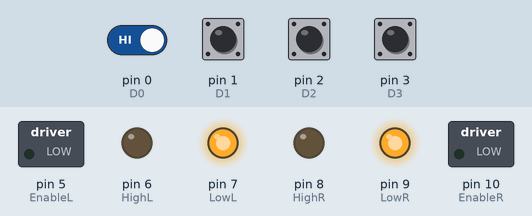
Simulated run of this sketch. Board: Arduino Uno, built with avr-gcc and run on an emulated ATmega328P. On the bench: switched loads named in the sketch (green lamp = pin HIGH), output pins drawn as LEDs (lit = HIGH). Inputs (shaded band) come from the test bench; at power-on: pin 0 (D0), pin 1 (D1), pin 2 (D2), pin 3 (D3) HIGH.

Above: at 1.2 s.
1.3 s: pin 3 (D3) pulled LOW for 0.15 s
At 2.1 s:
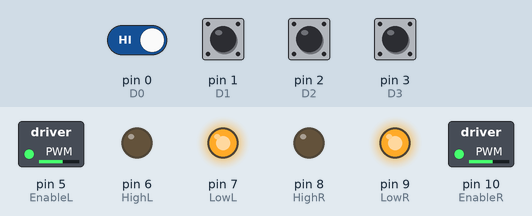
4.4 s: pin 0 (D0) driven LOW and pin 3 (D3) driven LOW
7.4 s: pin 1 (D1) pulled LOW for 0.15 s
At 8.7 s:
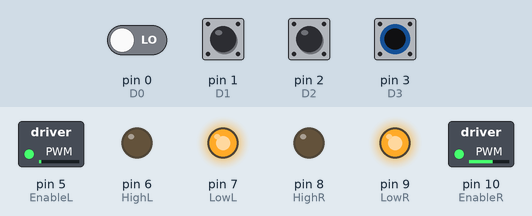
9.0 s: pin 2 (D2) pulled LOW for 0.15 s
At 9.07 s:
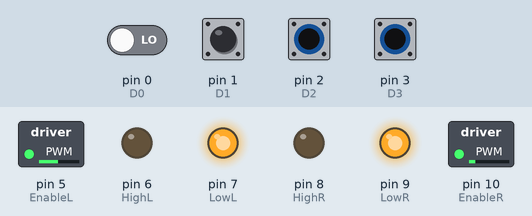
10.6 s: pin 0 (D0) driven HIGH
At 12.4 s:
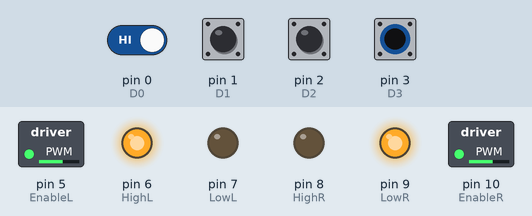
13.6 s: pin 0 (D0) driven LOW
At 14.7 s:
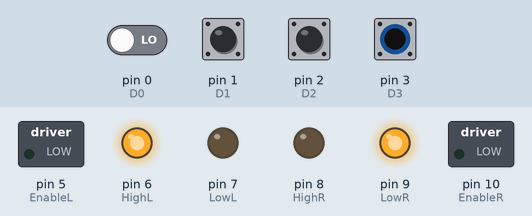
Timing chart, 0 to 17.2 s (numbered marks = the images above; inputs shaded):
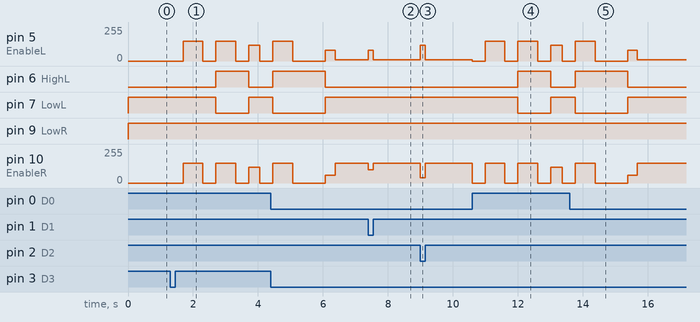

The sketch:

car.ino
```cpp
int i =0;
unsigned long int j =0;

const int EnableL = 5;
const int HighL = 6;       // LEFT SIDE MOTOR
const int LowL =7;

const int EnableR = 10;
const int HighR = 8;       //RIGHT SIDE MOTOR
const int LowR =9;

const int D0 = 0;       //Raspberry pin 21    LSB
const int D1 = 1;       //Raspberry pin 22
const int D2 = 2;       //Raspberry pin 23
const int D3 = 3;       //Raspberry pin 24    MSB

int a,b,c,d,data;


void setup() {

pinMode(EnableL, OUTPUT);
pinMode(HighL, OUTPUT);
pinMode(LowL, OUTPUT);


pinMode(EnableR, OUTPUT);
pinMode(HighR, OUTPUT);
pinMode(LowR, OUTPUT);

pinMode(D0, INPUT_PULLUP);
pinMode(D1, INPUT_PULLUP);
pinMode(D2, INPUT_PULLUP);
pinMode(D3, INPUT_PULLUP);


}

void Data()
{
   a = digitalRead(D0);
   b = digitalRead(D1);
   c = digitalRead(D2);
   d = digitalRead(D3);

   data = 8*d+4*c+2*b+a;
}

void Forward()
{
  digitalWrite(HighL, LOW);
  digitalWrite(LowL, HIGH);
  analogWrite(EnableL,60);

  digitalWrite(HighR, LOW);
  digitalWrite(LowR, HIGH);
  analogWrite(EnableR,40);

}


void Backward()
{
  digitalWrite(HighL, HIGH);
  digitalWrite(LowL, LOW);
  analogWrite(EnableL,80);

  digitalWrite(HighR, HIGH);
  digitalWrite(LowR, LOW);
  analogWrite(EnableR,60);

}

void Stop()
{
  digitalWrite(HighL, LOW);
  digitalWrite(LowL, HIGH);
  analogWrite(EnableL,0);

  digitalWrite(HighR, LOW);
  digitalWrite(LowR, HIGH);
  analogWrite(EnableR,0);

}

void Left1()
{
  digitalWrite(HighL, LOW);
  digitalWrite(LowL, HIGH);
  analogWrite(EnableL,80);

  digitalWrite(HighR, LOW);
  digitalWrite(LowR, HIGH);
  analogWrite(EnableR,100);

}

void Left2()
{
  digitalWrite(HighL, LOW);
  digitalWrite(LowL, HIGH);
  analogWrite(EnableL,40);

  digitalWrite(HighR, LOW);
  digitalWrite(LowR, HIGH);
  analogWrite(EnableR,120);

}


void Left3()
{
  digitalWrite(HighL, LOW);
  digitalWrite(LowL, HIGH);
  analogWrite(EnableL,10);

  digitalWrite(HighR, LOW);
  digitalWrite(LowR, HIGH);
  analogWrite(EnableR,150);

}

void Right1()
{
  digitalWrite(HighL, LOW);
  digitalWrite(LowL, HIGH);
  analogWrite(EnableL,110);

  digitalWrite(HighR, LOW);
  digitalWrite(LowR, HIGH);
  analogWrite(EnableR,60);

}
void Right2()
{
  digitalWrite(HighL, LOW);
  digitalWrite(LowL, HIGH);
  analogWrite(EnableL,120);

  digitalWrite(HighR, LOW);
  digitalWrite(LowR, HIGH);
  analogWrite(EnableR,40);

}

void Right3()
{
  digitalWrite(HighL, LOW);
  digitalWrite(LowL, HIGH);
  analogWrite(EnableL,150);

  digitalWrite(HighR, LOW);
  digitalWrite(LowR, HIGH);
  analogWrite(EnableR,10);

}

void UTurn()
{
  analogWrite(EnableL, 0);
  analogWrite(EnableR, 0);
  delay(400);

  analogWrite(EnableL, 150);
  analogWrite(EnableR, 150);
  delay(600);

  analogWrite(EnableL, 0);
  analogWrite(EnableR, 0);
  delay(400);

  digitalWrite(HighL, HIGH);
  digitalWrite(LowL, LOW);
  digitalWrite(HighR, LOW);
  digitalWrite(LowR, HIGH);
  analogWrite(EnableL, 150);
  analogWrite(EnableR, 150);
  delay(610);

  analogWrite(EnableL, 0);
  analogWrite(EnableR, 0);
  delay(400);

  digitalWrite(HighL, LOW);
  digitalWrite(LowL, HIGH);
  digitalWrite(HighR, LOW);
  digitalWrite(LowR, HIGH);
  analogWrite(EnableL, 120);
  analogWrite(EnableR, 120);
  delay(350);

  analogWrite(EnableL, 0);
  analogWrite(EnableR, 0);
  delay(400);

  digitalWrite(HighL, HIGH);
  digitalWrite(LowL, LOW);
  digitalWrite(HighR, LOW);
  digitalWrite(LowR, HIGH);
  analogWrite(EnableL, 150);
  analogWrite(EnableR, 150);
  delay(610);


  analogWrite(EnableL, 0);
  analogWrite(EnableR, 0);
  delay(1000);


  digitalWrite(HighL, LOW);
  digitalWrite(LowL, HIGH);
  digitalWrite(HighR, LOW);
  digitalWrite(LowL, HIGH);
  analogWrite(EnableL, 80);
  analogWrite(EnableR, 60);
  delay(300);
}

void Object()
{

  analogWrite(EnableL, 0);
  analogWrite(EnableR, 0);
  delay(1000);

  digitalWrite(HighL, HIGH);
  digitalWrite(LowL, LOW);
  digitalWrite(HighR, LOW);
  digitalWrite(LowR, HIGH);
  analogWrite(EnableL, 120);
  analogWrite(EnableR, 120);
  delay(500);

  analogWrite(EnableL, 0);
  analogWrite(EnableR, 0);
  delay(200);

  digitalWrite(HighL, LOW);
  digitalWrite(LowL, HIGH);
  digitalWrite(HighR, LOW);
  digitalWrite(LowR, HIGH);
  analogWrite(EnableL, 120);
  analogWrite(EnableR, 120);
  delay(1000);

  analogWrite(EnableL, 0);
  analogWrite(EnableR, 0);
  delay(200);

  digitalWrite(HighL, LOW);
  digitalWrite(LowL, HIGH);
  digitalWrite(HighR, HIGH);
  digitalWrite(LowR, LOW);
  analogWrite(EnableL, 120);
  analogWrite(EnableR, 120);
  delay(500);

  analogWrite(EnableL, 0);
  analogWrite(EnableR, 0);
  delay(1000);


  digitalWrite(HighL, LOW);
  digitalWrite(LowL, HIGH);
  digitalWrite(HighR, LOW);
  digitalWrite(LowR, HIGH);
  analogWrite(EnableL, 120);
  analogWrite(EnableR, 120);
  delay(500);

   i  = i+1;
}

void loop()
{
  Data();
  if(data==0)
   {
     Forward();
   }

  else if(data==1)
   {
     Right1();
   }

  else if(data==2)
   {
     Right2();
   }

  else if(data==3)
   {
     Right3();
   }

  else if(data==4)
   {
     Left1();
   }

  else if(data==5)
   {
     Left2();
   }

  else if(data==6)
   {
     Left3();
   }

 else if (data==7)
   {
     UTurn();
   }

 else if (data==8)
 {
    analogWrite(EnableL, 0);
    analogWrite(EnableR, 0);
    delay(4000);

    analogWrite(EnableL, 100);
    analogWrite(EnableR, 100);
    delay(1000);
 }

 else if (data == 9)
 {
    Object();
 }

  else if (data>10)
   {
     Stop();
   }

}
```

Measured:
- after the input at 1.3 s, pin 5 (EnableL), pin 10 (EnableR): 0/255 → 150/255 after 0.40 s, → 0/255 0.60 s later, → 150/255 0.40 s later, → 0/255 0.61 s later, … (6 changes in this stretch); pin 6 (HighL): LOW → HIGH after 1.4 s, → LOW 1.0 s later; pin 7 (LowL): HIGH → LOW after 1.4 s, → HIGH 1.0 s later
- after the input at 7.4 s, pin 5 (EnableL): 10/255 → 80/255 at once, → 10/255 0.15 s later; pin 10 (EnableR): 150/255 → 100/255 at once, → 150/255 0.15 s later
- after the input at 9.0 s, pin 5 (EnableL): 10/255 → 120/255 at once, → 10/255 0.15 s later; pin 10 (EnableR): 150/255 → 40/255 at once, → 150/255 0.15 s later
- after the input at 10.6 s, pin 5 (EnableL): 10/255 → 0/255 at once, → 150/255 0.40 s later, → 0/255 0.60 s later, → 150/255 0.40 s later, … (7 changes in this stretch); pin 6 (HighL): LOW → HIGH after 1.4 s, → LOW 1.0 s later
- after the input at 13.6 s, pin 6 (HighL): goes on until 15.4 s, then stays LOW; pin 7 (LowL): goes on until 15.4 s, then stays HIGH
